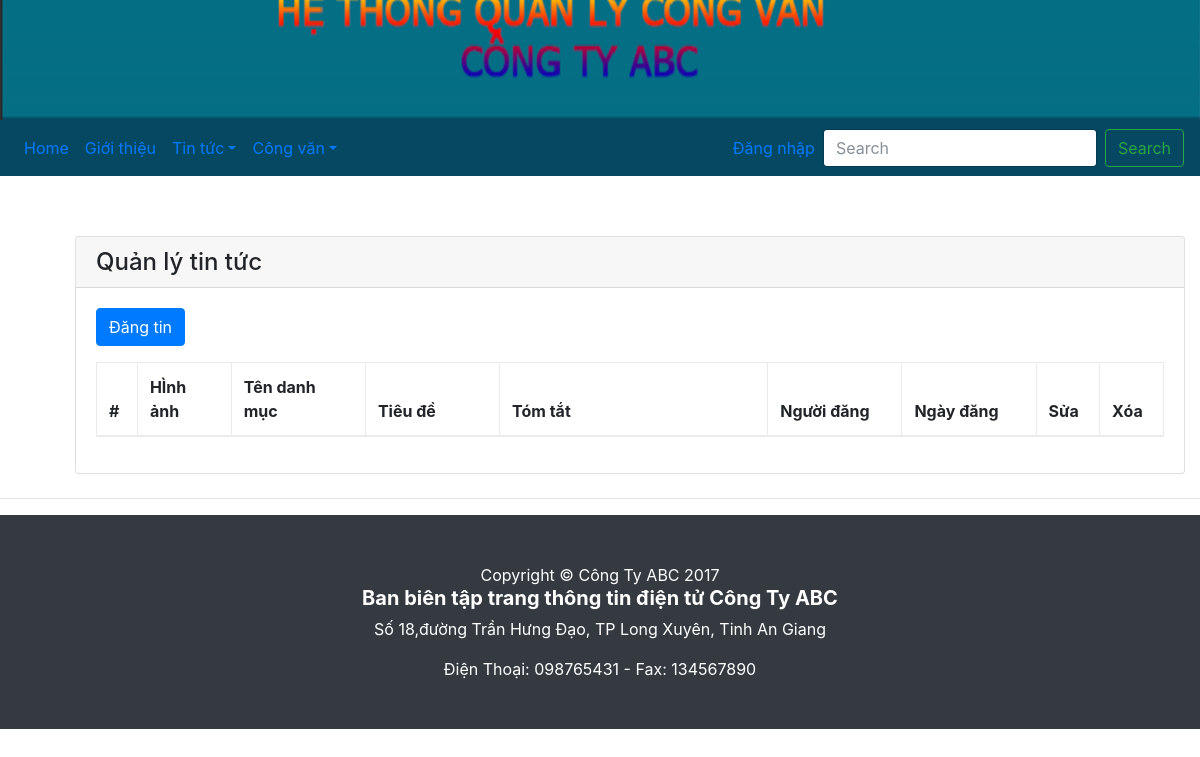
The app's page /tintuc.php, older data.
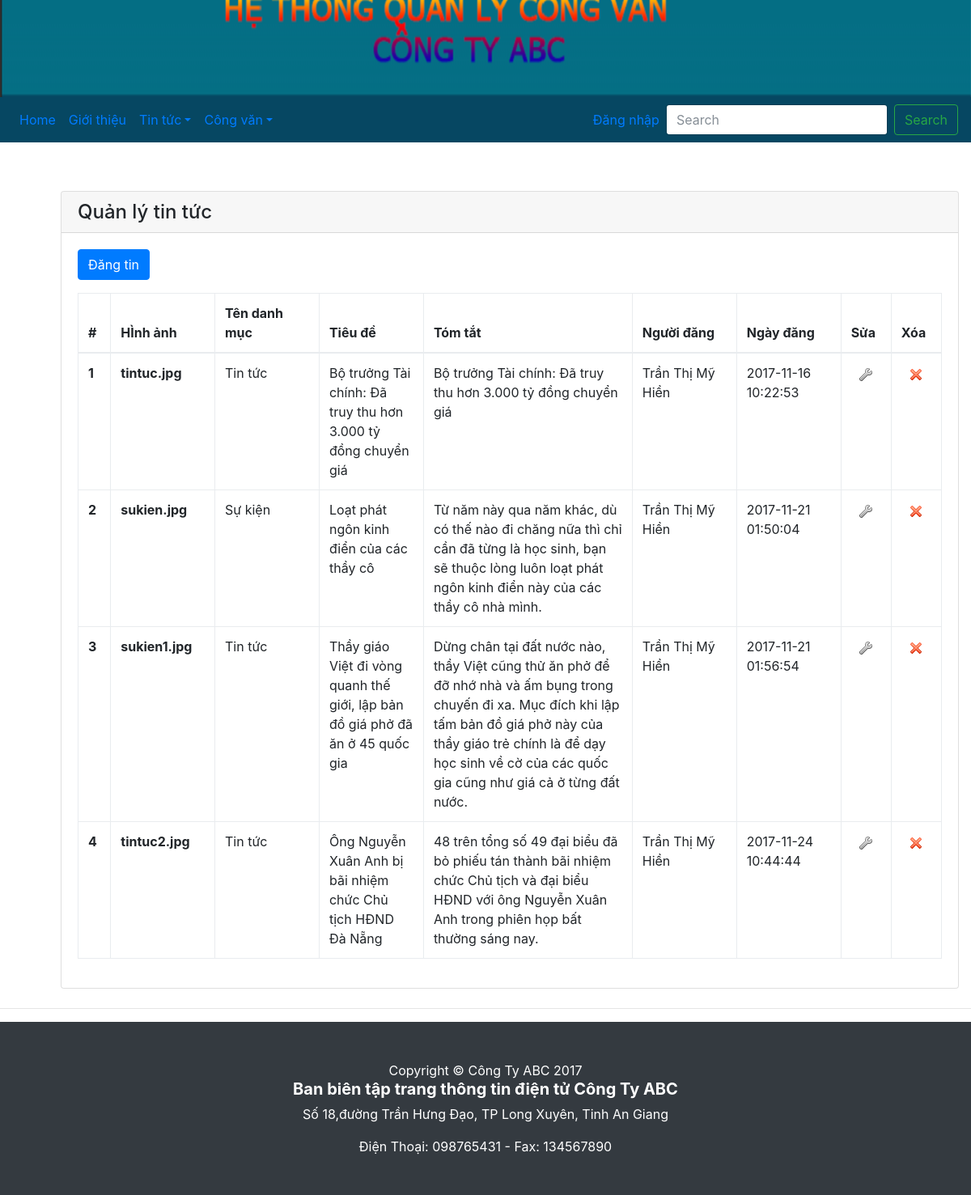
The same page, newer data.
### tables this page shows
CREATE TABLE IF NOT EXISTS `tintuc` (
`ID` int(10) NOT NULL,
  `Hinhanh` varchar(255) DEFAULT NULL,
  `Tieude` varchar(255) NOT NULL,
  `ID_danhmuc` int(10) NOT NULL,
  `ID_nguoidung` int(10) NOT NULL,
  `Ngaydang` datetime NOT NULL,
  `Tomtat` text NOT NULL,
  `Noidung` text NOT NULL
);

CREATE TABLE IF NOT EXISTS `danhmuc` (
`ID` int(11) NOT NULL,
  `TenDM` varchar(50) NOT NULL
);

CREATE TABLE IF NOT EXISTS `nguoidung` (
`ID` int(11) NOT NULL,
  `Manv` varchar(50) NOT NULL,
  `ID_chucvu` int(10) NOT NULL,
  `HoVaTen` varchar(50) NOT NULL,
  `MatKhau` varchar(50) NOT NULL,
  `QuyenHan` int(10) NOT NULL,
  `Khoa` tinyint(4) NOT NULL
);

### tintuc.php (the view, shortened to what this page needs)
<?php
	require_once "config.php";
	$sql = "SELECT d.TenDM ,t.*,n.HoVaTen
			FROM danhmuc d , tintuc t , nguoidung n
			WHERE d.ID = t.ID_danhmuc AND n.ID=t.ID_nguoidung";
			$danhsach = mysqli_query($link, $sql);
?>
<!DOCTYPE html>
<html lang="en">
	<head>
		<link rel="stylesheet" href="css/bootstrap.min.css" />
		<link rel="stylesheet" href="css/bootstrap-custom.css" />
	</head>
	<body>
		<?php include_once "navbar.php"; ?>
			<div class="container" style="margin: 5% 8% 2% 5%;">
			<div class="card">
				<h4 class="card-header">Quản lý tin tức</h4>
				<div class="card-body">
					<p><a class="btn btn-primary" href="tintuc_them.php" role="button">Đăng tin</a></p>
					<table class="table table-bordered table-hover table-responsive">
						<thead>
							<tr>
								<th width="2%">#</th>
								<th width="7%">HÌnh ảnh</th>
								<th width="10%">Tên danh mục</th>
								<th width="10%">Tiêu đề</th>
								<th width="20%">Tóm tắt</th>
								<th width="10%">Người đăng</th>
								<th width="10%">Ngày đăng</th>
								<th width="3%">Sửa</th>
								<th width="3%">Xóa</th>
							</tr>
						</thead>
						<tbody>
							<?php
								while($dong = mysqli_fetch_array($danhsach))
								{
									echo "<tr>";
											echo "<th>{$dong['ID']}</th>";
											echo "<th>{$dong['Hinhanh']}</th>";
											echo "<td>{$dong['TenDM']}</td>";
											echo "<td>{$dong['Tieude']}</td>";
											echo "<td>{$dong['Tomtat']}</td>";
											echo "<td>{$dong['HoVaTen']}</td>";
											echo "<td>{$dong['Ngaydang']}</td>";
											echo "<td class='text-center'><a href='tintuc_sua.php?id={$dong['ID']}'><img src='img/edit.png' /></a></td>";
											echo "<td class='text-center'><a onclick='return confirm(\"Bạn có muốn xóa tin {$dong['Tieude']} không?\");' href='tintuc_xoa.php?id={$dong['ID']}'><img src='img/delete.png' /></a></td>";
									echo "</tr>";
								}
							?>
						</tbody>
					</table>
				</div>
			</div>
	</div>
	<?php include_once "footer.php"; ?>
</body>
</html>

Row changes from the older to the newer data that the page shows:
added tintuc: ID "1", Hinhanh "tintuc.jpg", ID_danhmuc.TenDM "Tin tức", Tieude "Bộ trưởng Tài chính: Đã truy thu hơn 3.000 tỷ đồng chuyển giá", Tomtat "Bộ trưởng Tài chính: Đã truy thu hơn 3.000 tỷ đồng chuyển giá", ID_nguoidung.HoVaTen "Trần Thị Mỹ Hiền", Ngaydang "2017-11-16 10:22:53"
added tintuc: ID "2", Hinhanh "sukien.jpg", ID_danhmuc.TenDM "Sự kiện", Tieude "Loạt phát ngôn kinh điển của các thầy cô", Tomtat "Từ năm này qua năm khác, dù có thế nào đi chăng nữa thì chỉ cần đã từng là học sinh, bạn sẽ thuộc lòng luôn loạt phát ngôn kinh điển này của các thầy cô nhà mình.", ID_nguoidung.HoVaTen "Trần Thị Mỹ Hiền", Ngaydang "2017-11-21 01:50:04"
added tintuc: ID "3", Hinhanh "sukien1.jpg", ID_danhmuc.TenDM "Tin tức", Tieude "Thầy giáo Việt đi vòng quanh thế giới, lập bản đồ giá phở đã ăn ở 45 quốc gia", Tomtat "Dừng chân tại đất nước nào, thầy Việt cũng thử ăn phở để đỡ nhớ nhà và ấm bụng trong chuyến đi xa. Mục đích khi lập tấm bản đồ giá phở này của thầy giáo trẻ chính là để dạy học sinh về cờ của các quốc gia cũng như giá cả ở từng đất nước.", ID_nguoidung.HoVaTen "Trần Thị Mỹ Hiền", Ngaydang "2017-11-21 01:56:54"
added tintuc: ID "4", Hinhanh "tintuc2.jpg", ID_danhmuc.TenDM "Tin tức", Tieude "Ông Nguyễn Xuân Anh bị bãi nhiệm chức Chủ tịch HĐND Đà Nẵng", Tomtat "48 trên tổng số 49 đại biểu đã bỏ phiếu tán thành bãi nhiệm chức Chủ tịch và đại biểu HĐND với ông Nguyễn Xuân Anh trong phiên họp bất thường sáng nay.", ID_nguoidung.HoVaTen "Trần Thị Mỹ Hiền", Ngaydang "2017-11-24 10:44:44"
